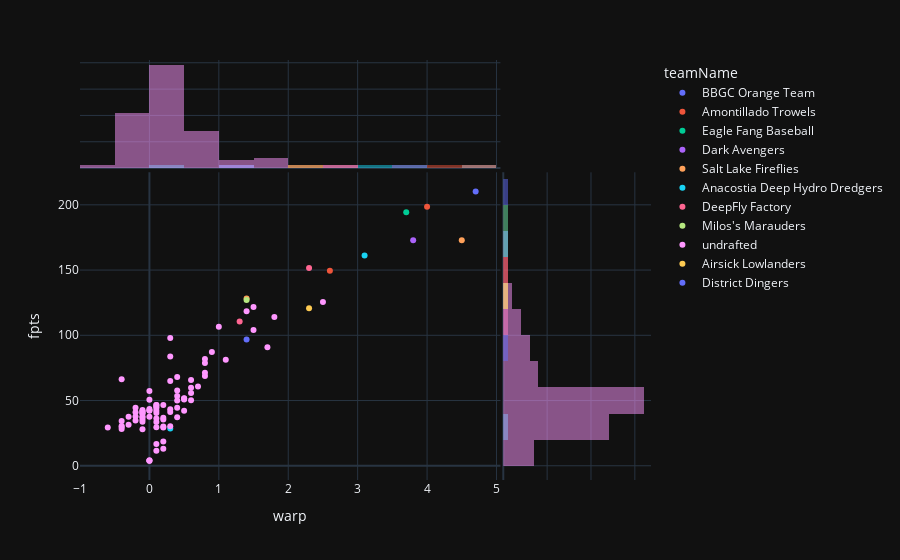

The notebook cell saved with this chart:
### Markdown cell above
## Third Base (3B)

### Code cell
df_pos = df_league[(df_league.pos_hit == "3B")]
fig = px.scatter(
    df_pos,
    x="warp",
    y="fpts",
    color="teamName",
    # color = "pa",
    hover_data=["first_name", "last_name", "fantraxid"],
    marginal_x="histogram",
    marginal_y="histogram",
)
fig.show()

### Figure 1 — Plotly figure (JSON) as saved in the notebook; plotly's stock layout.template omitted (floating-point values rounded to 4 significant figures; data arrays with more than 128 entries replaced by an {"elided": "..."} marker saying what was removed)
{"data": [{"customdata": [["José", "Ramírez", "01ub6"]], "hovertemplate": "teamName=BBGC Orange Team<br>warp=%{x}<br>fpts=%{y}<br>first_name=%{customdata[0]}<br>last_name=%{customdata[1]}<br>fantraxid=%{customdata[2]}<extra></extra>", "legendgroup": "BBGC Orange Team", "marker": {"color": "#636efa", "symbol": "circle"}, "mode": "markers", "name": "BBGC Orange Team", "orientation": "v", "showlegend": true, "type": "scatter", "x": [4.7], "xaxis": "x", "y": [210.2], "yaxis": "y"}, {"alignmentgroup": "True", "bingroup": "x", "hovertemplate": "teamName=BBGC Orange Team<br>warp=%{x}<br>count=%{y}<extra></extra>", "legendgroup": "BBGC Orange Team", "marker": {"color": "#636efa"}, "name": "BBGC Orange Team", "offsetgroup": "BBGC Orange Team", "opacity": 0.5, "showlegend": false, "type": "histogram", "x": [4.7], "xaxis": "x3", "yaxis": "y3"}, {"alignmentgroup": "True", "bingroup": "y", "hovertemplate": "teamName=BBGC Orange Team<br>fpts=%{y}<br>count=%{x}<extra></extra>", "legendgroup": "BBGC Orange Team", "marker": {"color": "#636efa"}, "name": "BBGC Orange Team", "offsetgroup": "BBGC Orange Team", "opacity": 0.5, "showlegend": false, "type": "histogram", "xaxis": "x2", "y": [210.2], "yaxis": "y2"}, {"customdata": [["Alex", "Bregman", "02w7p"], ["Isaac", "Paredes", "04071"]], "hovertemplate": "teamName=Amontillado Trowels<br>warp=%{x}<br>fpts=%{y}<br>first_name=%{customdata[0]}<br>last_name=%{customdata[1]}<br>fantraxid=%{customdata[2]}<extra></extra>", "legendgroup": "Amontillado Trowels", "marker": {"color": "#EF553B", "symbol": "circle"}, "mode": "markers", "name": "Amontillado Trowels", "orientation": "v", "showlegend": true, "type": "scatter", "x": [4, 2.6], "xaxis": "x", "y": [198.5, 149.5], "yaxis": "y"}, {"alignmentgroup": "True", "bingroup": "x", "hovertemplate": "teamName=Amontillado Trowels<br>warp=%{x}<br>count=%{y}<extra></extra>", "legendgroup": "Amontillado Trowels", "marker": {"color": "#EF553B"}, "name": "Amontillado Trowels", "offsetgroup": "Amontillado Trowels", "opacity": 0.5, "showlegend": false, "type": "histogram", "x": [4, 2.6], "xaxis": "x3", "yaxis": "y3"}, {"alignmentgroup": "True", "bingroup": "y", "hovertemplate": "teamName=Amontillado Trowels<br>fpts=%{y}<br>count=%{x}<extra></extra>", "legendgroup": "Amontillado Trowels", "marker": {"color": "#EF553B"}, "name": "Amontillado Trowels", "offsetgroup": "Amontillado Trowels", "opacity": 0.5, "showlegend": false, "type": "histogram", "xaxis": "x2", "y": [198.5, 149.5], "yaxis": "y2"}, {"customdata": [["Rafael", "Devers", "030uc"]], "hovertemplate": "teamName=Eagle Fang Baseball<br>warp=%{x}<br>fpts=%{y}<br>first_name=%{customdata[0]}<br>last_name=%{customdata[1]}<br>fantraxid=%{customdata[2]}<extra></extra>", "legendgroup": "Eagle Fang Baseball", "marker": {"color": "#00cc96", "symbol": "circle"}, "mode": "markers", "name": "Eagle Fang Baseball", "orientation": "v", "showlegend": true, "type": "scatter", "x": [3.7], "xaxis": "x", "y": [194.2], "yaxis": "y"}, {"alignmentgroup": "True", "bingroup": "x", "hovertemplate": "teamName=Eagle Fang Baseball<br>warp=%{x}<br>count=%{y}<extra></extra>", "legendgroup": "Eagle Fang Baseball", "marker": {"color": "#00cc96"}, "name": "Eagle Fang Baseball", "offsetgroup": "Eagle Fang Baseball", "opacity": 0.5, "showlegend": false, "type": "histogram", "x": [3.7], "xaxis": "x3", "yaxis": "y3"}, {"alignmentgroup": "True", "bingroup": "y", "hovertemplate": "teamName=Eagle Fang Baseball<br>fpts=%{y}<br>count=%{x}<extra></extra>", "legendgroup": "Eagle Fang Baseball", "marker": {"color": "#00cc96"}, "name": "Eagle Fang Baseball", "offsetgroup": "Eagle Fang Baseball", "opacity": 0.5, "showlegend": false, "type": "histogram", "xaxis": "x2", "y": [194.2], "yaxis": "y2"}, {"customdata": [["Manny", "Machado", "01svq"]], "hovertemplate": "teamName=Dark Avengers<br>warp=%{x}<br>fpts=%{y}<br>first_name=%{customdata[0]}<br>last_name=%{customdata[1]}<br>fantraxid=%{customdata[2]}<extra></extra>", "legendgroup": "Dark Avengers", "marker": {"color": "#ab63fa", "symbol": "circle"}, "mode": "markers", "name": "Dark Avengers", "orientation": "v", "showlegend": true, "type": "scatter", "x": [3.8], "xaxis": "x", "y": [172.8], "yaxis": "y"}, {"alignmentgroup": "True", "bingroup": "x", "hovertemplate": "teamName=Dark Avengers<br>warp=%{x}<br>count=%{y}<extra></extra>", "legendgroup": "Dark Avengers", "marker": {"color": "#ab63fa"}, "name": "Dark Avengers", "offsetgroup": "Dark Avengers", "opacity": 0.5, "showlegend": false, "type": "histogram", "x": [3.8], "xaxis": "x3", "yaxis": "y3"}, {"alignmentgroup": "True", "bingroup": "y", "hovertemplate": "teamName=Dark Avengers<br>fpts=%{y}<br>count=%{x}<extra></extra>", "legendgroup": "Dark Avengers", "marker": {"color": "#ab63fa"}, "name": "Dark Avengers", "offsetgroup": "Dark Avengers", "opacity": 0.5, "showlegend": false, "type": "histogram", "xaxis": "x2", "y": [172.8], "yaxis": "y2"}, {"customdata": [["Austin", "Riley", "03pom"], ["Jeimer", "Candelario", "027fx"]], "hovertemplate": "teamName=Salt Lake Fireflies<br>warp=%{x}<br>fpts=%{y}<br>first_name=%{customdata[0]}<br>last_name=%{customdata[1]}<br>fantraxid=%{customdata[2]}<extra></extra>", "legendgroup": "Salt Lake Fireflies", "marker": {"color": "#FFA15A", "symbol": "circle"}, "mode": "markers", "name": "Salt Lake Fireflies", "orientation": "v", "showlegend": true, "type": "scatter", "x": [4.5, 1.4], "xaxis": "x", "y": [172.8, 128.2], "yaxis": "y"}, {"alignmentgroup": "True", "bingroup": "x", "hovertemplate": "teamName=Salt Lake Fireflies<br>warp=%{x}<br>count=%{y}<extra></extra>", "legendgroup": "Salt Lake Fireflies", "marker": {"color": "#FFA15A"}, "name": "Salt Lake Fireflies", "offsetgroup": "Salt Lake Fireflies", "opacity": 0.5, "showlegend": false, "type": "histogram", "x": [4.5, 1.4], "xaxis": "x3", "yaxis": "y3"}, {"alignmentgroup": "True", "bingroup": "y", "hovertemplate": "teamName=Salt Lake Fireflies<br>fpts=%{y}<br>count=%{x}<extra></extra>", "legendgroup": "Salt Lake Fireflies", "marker": {"color": "#FFA15A"}, "name": "Salt Lake Fireflies", "offsetgroup": "Salt Lake Fireflies", "opacity": 0.5, "showlegend": false, "type": "histogram", "xaxis": "x2", "y": [172.8, 128.2], "yaxis": "y2"}, {"customdata": [["Nolan", "Arenado", "01sy3"], ["Junior", "Caminero", "05xch"]], "hovertemplate": "teamName=Anacostia Deep Hydro Dredgers<br>warp=%{x}<br>fpts=%{y}<br>first_name=%{customdata[0]}<br>last_name=%{customdata[1]}<br>fantraxid=%{customdata[2]}<extra></extra>", "legendgroup": "Anacostia Deep Hydro Dredgers", "marker": {"color": "#19d3f3", "symbol": "circle"}, "mode": "markers", "name": "Anacostia Deep Hydro Dredgers", "orientation": "v", "showlegend": true, "type": "scatter", "x": [3.1, 0.3], "xaxis": "x", "y": [161.2, 28.5], "yaxis": "y"}, {"alignmentgroup": "True", "bingroup": "x", "hovertemplate": "teamName=Anacostia Deep Hydro Dredgers<br>warp=%{x}<br>count=%{y}<extra></extra>", "legendgroup": "Anacostia Deep Hydro Dredgers", "marker": {"color": "#19d3f3"}, "name": "Anacostia Deep Hydro Dredgers", "offsetgroup": "Anacostia Deep Hydro Dredgers", "opacity": 0.5, "showlegend": false, "type": "histogram", "x": [3.1, 0.3], "xaxis": "x3", "yaxis": "y3"}, {"alignmentgroup": "True", "bingroup": "y", "hovertemplate": "teamName=Anacostia Deep Hydro Dredgers<br>fpts=%{y}<br>count=%{x}<extra></extra>", "legendgroup": "Anacostia Deep Hydro Dredgers", "marker": {"color": "#19d3f3"}, "name": "Anacostia Deep Hydro Dredgers", "offsetgroup": "Anacostia Deep Hydro Dredgers", "opacity": 0.5, "showlegend": false, "type": "histogram", "xaxis": "x2", "y": [161.2, 28.5], "yaxis": "y2"}, {"customdata": [["Max", "Muncy", "02mzg"], ["Jake", "Burger", "04azv"]], "hovertemplate": "teamName=DeepFly Factory<br>warp=%{x}<br>fpts=%{y}<br>first_name=%{customdata[0]}<br>last_name=%{customdata[1]}<br>fantraxid=%{customdata[2]}<extra></extra>", "legendgroup": "DeepFly Factory", "marker": {"color": "#FF6692", "symbol": "circle"}, "mode": "markers", "name": "DeepFly Factory", "orientation": "v", "showlegend": true, "type": "scatter", "x": [2.3, 1.3], "xaxis": "x", "y": [151.5, 110.5], "yaxis": "y"}, {"alignmentgroup": "True", "bingroup": "x", "hovertemplate": "teamName=DeepFly Factory<br>warp=%{x}<br>count=%{y}<extra></extra>", "legendgroup": "DeepFly Factory", "marker": {"color": "#FF6692"}, "name": "DeepFly Factory", "offsetgroup": "DeepFly Factory", "opacity": 0.5, "showlegend": false, "type": "histogram", "x": [2.3, 1.3], "xaxis": "x3", "yaxis": "y3"}, {"alignmentgroup": "True", "bingroup": "y", "hovertemplate": "teamName=DeepFly Factory<br>fpts=%{y}<br>count=%{x}<extra></extra>", "legendgroup": "DeepFly Factory", "marker": {"color": "#FF6692"}, "name": "DeepFly Factory", "offsetgroup": "DeepFly Factory", "opacity": 0.5, "showlegend": false, "type": "histogram", "xaxis": "x2", "y": [151.5, 110.5], "yaxis": "y2"}, {"customdata": [["Alec", "Bohm", "04mn5"]], "hovertemplate": "teamName=Milos's Marauders<br>warp=%{x}<br>fpts=%{y}<br>first_name=%{customdata[0]}<br>last_name=%{customdata[1]}<br>fantraxid=%{customdata[2]}<extra></extra>", "legendgroup": "Milos's Marauders", "marker": {"color": "#B6E880", "symbol": "circle"}, "mode": "markers", "name": "Milos's Marauders", "orientation": "v", "showlegend": true, "type": "scatter", "x": [1.4], "xaxis": "x", "y": [127], "yaxis": "y"}, {"alignmentgroup": "True", "bingroup": "x", "hovertemplate": "teamName=Milos's Marauders<br>warp=%{x}<br>count=%{y}<extra></extra>", "legendgroup": "Milos's Marauders", "marker": {"color": "#B6E880"}, "name": "Milos's Marauders", "offsetgroup": "Milos's Marauders", "opacity": 0.5, "showlegend": false, "type": "histogram", "x": [1.4], "xaxis": "x3", "yaxis": "y3"}, {"alignmentgroup": "True", "bingroup": "y", "hovertemplate": "teamName=Milos's Marauders<br>fpts=%{y}<br>count=%{x}<extra></extra>", "legendgroup": "Milos's Marauders", "marker": {"color": "#B6E880"}, "name": "Milos's Marauders", "offsetgroup": "Milos's Marauders", "opacity": 0.5, "showlegend": false, "type": "histogram", "xaxis": "x2", "y": [127], "yaxis": "y2"}, {"customdata": {"elided": "83x3 str values"}, "hovertemplate": "teamName=undrafted<br>warp=%{x}<br>fpts=%{y}<br>first_name=%{customdata[0]}<br>last_name=%{customdata[1]}<br>fantraxid=%{customdata[2]}<extra></extra>", "legendgroup": "undrafted", "marker": {"color": "#FF97FF", "symbol": "circle"}, "mode": "markers", "name": "undrafted", "orientation": "v", "showlegend": true, "type": "scatter", "x": [2.5, 1.5, 1.4, 1.8, 1, 1.5, 0.3, 1.7, 0.9, 0.3, 0.8, 1.1, 0.8, 0.8, 0.8, 0.4, -0.4, 0.6, 0.3, 0.7, 0.6, 0.4, 0, 0.6, 0.4, 0.5, 0.5, 0.5, 0, 0.6, 0.4, 0.1, 0.2, 0.1, 0.1, -0.2, 0.4, 0.1, 0, 0.3, -0.1, 0, 0.1, 0.5, 0, -0.1, -0.1, 0.3, -0.2, 0.1, -0.1, -0.1, -0.2, -0.1, 0, -0.3, 0.4, -0.1, 0.2, 0.1, -0.1, 0.2, -0.2, -0.4, -0.1, 0.1, -0.3, -0.4, 0.3, 0.2, -0.4, 0.1, 0.2, -0.6, -0.4, -0.1, 0.2, 0.1, 0.2, 0.1, 0, 0, 0], "xaxis": "x", "y": [125.5, 121.8, 118.5, 114, 106.5, 104, 98, 90.75, 87.25, 83.75, 81.75, 81.25, 78.75, 71.25, 68.75, 68, 66.25, 65.75, 65, 60.75, 59.75, 57.75, 57.25, 55.75, 53.5, 51.75, 51.5, 50.75, 50.5, 50.25, 50, 46.5, 46.5, 46.5, 45.25, 44.5, 44.5, 44.25, 43.5, 43.25, 42.75, 42.5, 42.25, 42.25, 42.25, 41.75, 41.5, 41.25, 41, 40.5, 40.25, 40, 37.75, 37.75, 37.5, 37.5, 37.25, 37.25, 36.75, 36.25, 35.5, 35.5, 34.75, 34.25, 33.75, 33.5, 31.5, 30.5, 30.25, 30, 29.75, 29.5, 29.25, 29.25, 28.25, 28, 18.5, 16.75, 13, 11.5, 4.25, 3.75, 3.75], "yaxis": "y"}, {"alignmentgroup": "True", "bingroup": "x", "hovertemplate": "teamName=undrafted<br>warp=%{x}<br>count=%{y}<extra></extra>", "legendgroup": "undrafted", "marker": {"color": "#FF97FF"}, "name": "undrafted", "offsetgroup": "undrafted", "opacity": 0.5, "showlegend": false, "type": "histogram", "x": [2.5, 1.5, 1.4, 1.8, 1, 1.5, 0.3, 1.7, 0.9, 0.3, 0.8, 1.1, 0.8, 0.8, 0.8, 0.4, -0.4, 0.6, 0.3, 0.7, 0.6, 0.4, 0, 0.6, 0.4, 0.5, 0.5, 0.5, 0, 0.6, 0.4, 0.1, 0.2, 0.1, 0.1, -0.2, 0.4, 0.1, 0, 0.3, -0.1, 0, 0.1, 0.5, 0, -0.1, -0.1, 0.3, -0.2, 0.1, -0.1, -0.1, -0.2, -0.1, 0, -0.3, 0.4, -0.1, 0.2, 0.1, -0.1, 0.2, -0.2, -0.4, -0.1, 0.1, -0.3, -0.4, 0.3, 0.2, -0.4, 0.1, 0.2, -0.6, -0.4, -0.1, 0.2, 0.1, 0.2, 0.1, 0, 0, 0], "xaxis": "x3", "yaxis": "y3"}, {"alignmentgroup": "True", "bingroup": "y", "hovertemplate": "teamName=undrafted<br>fpts=%{y}<br>count=%{x}<extra></extra>", "legendgroup": "undrafted", "marker": {"color": "#FF97FF"}, "name": "undrafted", "offsetgroup": "undrafted", "opacity": 0.5, "showlegend": false, "type": "histogram", "xaxis": "x2", "y": [125.5, 121.8, 118.5, 114, 106.5, 104, 98, 90.75, 87.25, 83.75, 81.75, 81.25, 78.75, 71.25, 68.75, 68, 66.25, 65.75, 65, 60.75, 59.75, 57.75, 57.25, 55.75, 53.5, 51.75, 51.5, 50.75, 50.5, 50.25, 50, 46.5, 46.5, 46.5, 45.25, 44.5, 44.5, 44.25, 43.5, 43.25, 42.75, 42.5, 42.25, 42.25, 42.25, 41.75, 41.5, 41.25, 41, 40.5, 40.25, 40, 37.75, 37.75, 37.5, 37.5, 37.25, 37.25, 36.75, 36.25, 35.5, 35.5, 34.75, 34.25, 33.75, 33.5, 31.5, 30.5, 30.25, 30, 29.75, 29.5, 29.25, 29.25, 28.25, 28, 18.5, 16.75, 13, 11.5, 4.25, 3.75, 3.75], "yaxis": "y2"}, {"customdata": [["Royce", "Lewis", "04aeb"]], "hovertemplate": "teamName=Airsick Lowlanders<br>warp=%{x}<br>fpts=%{y}<br>first_name=%{customdata[0]}<br>last_name=%{customdata[1]}<br>fantraxid=%{customdata[2]}<extra></extra>", "legendgroup": "Airsick Lowlanders", "marker": {"color": "#FECB52", "symbol": "circle"}, "mode": "markers", "name": "Airsick Lowlanders", "orientation": "v", "showlegend": true, "type": "scatter", "x": [2.3], "xaxis": "x", "y": [120.8], "yaxis": "y"}, {"alignmentgroup": "True", "bingroup": "x", "hovertemplate": "teamName=Airsick Lowlanders<br>warp=%{x}<br>count=%{y}<extra></extra>", "legendgroup": "Airsick Lowlanders", "marker": {"color": "#FECB52"}, "name": "Airsick Lowlanders", "offsetgroup": "Airsick Lowlanders", "opacity": 0.5, "showlegend": false, "type": "histogram", "x": [2.3], "xaxis": "x3", "yaxis": "y3"}, {"alignmentgroup": "True", "bingroup": "y", "hovertemplate": "teamName=Airsick Lowlanders<br>fpts=%{y}<br>count=%{x}<extra></extra>", "legendgroup": "Airsick Lowlanders", "marker": {"color": "#FECB52"}, "name": "Airsick Lowlanders", "offsetgroup": "Airsick Lowlanders", "opacity": 0.5, "showlegend": false, "type": "histogram", "xaxis": "x2", "y": [120.8], "yaxis": "y2"}, {"customdata": [["Josh", "Jung", "04y44"]], "hovertemplate": "teamName=District Dingers<br>warp=%{x}<br>fpts=%{y}<br>first_name=%{customdata[0]}<br>last_name=%{customdata[1]}<br>fantraxid=%{customdata[2]}<extra></extra>", "legendgroup": "District Dingers", "marker": {"color": "#636efa", "symbol": "circle"}, "mode": "markers", "name": "District Dingers", "orientation": "v", "showlegend": true, "type": "scatter", "x": [1.4], "xaxis": "x", "y": [96.75], "yaxis": "y"}, {"alignmentgroup": "True", "bingroup": "x", "hovertemplate": "teamName=District Dingers<br>warp=%{x}<br>count=%{y}<extra></extra>", "legendgroup": "District Dingers", "marker": {"color": "#636efa"}, "name": "District Dingers", "offsetgroup": "District Dingers", "opacity": 0.5, "showlegend": false, "type": "histogram", "x": [1.4], "xaxis": "x3", "yaxis": "y3"}, {"alignmentgroup": "True", "bingroup": "y", "hovertemplate": "teamName=District Dingers<br>fpts=%{y}<br>count=%{x}<extra></extra>", "legendgroup": "District Dingers", "marker": {"color": "#636efa"}, "name": "District Dingers", "offsetgroup": "District Dingers", "opacity": 0.5, "showlegend": false, "type": "histogram", "xaxis": "x2", "y": [96.75], "yaxis": "y2"}], "layout": {"barmode": "overlay", "legend": {"title": {"text": "teamName"}, "tracegroupgap": 0}, "margin": {"t": 60}, "xaxis": {"anchor": "y", "domain": [0, 0.7363], "title": {"text": "warp"}}, "xaxis2": {"anchor": "y2", "domain": [0.7413, 1], "matches": "x2", "showgrid": true, "showline": false, "showticklabels": false, "ticks": ""}, "xaxis3": {"anchor": "y3", "domain": [0, 0.7363], "matches": "x", "showgrid": true, "showticklabels": false}, "xaxis4": {"anchor": "y4", "domain": [0.7413, 1], "matches": "x2", "showgrid": true, "showline": false, "showticklabels": false, "ticks": ""}, "yaxis": {"anchor": "x", "domain": [0, 0.7326], "title": {"text": "fpts"}}, "yaxis2": {"anchor": "x2", "domain": [0, 0.7326], "matches": "y", "showgrid": true, "showticklabels": false}, "yaxis3": {"anchor": "x3", "domain": [0.7426, 1], "matches": "y3", "showgrid": true, "showline": false, "showticklabels": false, "ticks": ""}, "yaxis4": {"anchor": "x4", "domain": [0.7426, 1], "matches": "y3", "showgrid": true, "showline": false, "showticklabels": false, "ticks": ""}}}
